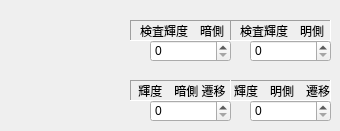
          <widget class="QWidget" name="page_6">
           <widget class="QLabel" name="label_88">
            <property name="geometry">
             <rect>
              <x>230</x>
              <y>80</y>
              <width>101</width>
              <height>21</height>
             </rect>
            </property>
            <property name="frameShape">
             <enum>QFrame::Panel</enum>
            </property>
            <property name="frameShadow">
             <enum>QFrame::Sunken</enum>
            </property>
            <property name="text">
             <string>輝度　明側　遷移</string>
            </property>
            <property name="alignment">
             <set>Qt::AlignCenter|Qt::AlignHCenter|Qt::AlignLeading|Qt::AlignLeft|Qt::AlignVCenter</set>
            </property>
           </widget>
           <widget class="QSpinBox" name="EditInsideBColorH">
            <property name="geometry">
             <rect>
              <x>250</x>
              <y>40</y>
              <width>81</width>
              <height>22</height>
             </rect>
            </property>
            <property name="maximum">
             <number>1000000</number>
            </property>
           </widget>
           <widget class="QLabel" name="label_89">
            <property name="geometry">
             <rect>
              <x>130</x>
              <y>80</y>
              <width>101</width>
              <height>21</height>
             </rect>
            </property>
            <property name="frameShape">
             <enum>QFrame::Panel</enum>
            </property>
            <property name="frameShadow">
             <enum>QFrame::Sunken</enum>
            </property>
            <property name="text">
             <string>輝度　暗側 遷移</string>
            </property>
            <property name="alignment">
             <set>Qt::AlignCenter|Qt::AlignHCenter|Qt::AlignLeading|Qt::AlignLeft|Qt::AlignVCenter</set>
            </property>
           </widget>
           <widget class="QSpinBox" name="EditInsideTrBColorL">
            <property name="geometry">
             <rect>
              <x>150</x>
              <y>100</y>
              <width>81</width>
              <height>22</height>
             </rect>
            </property>
            <property name="maximum">
             <number>1000000</number>
            </property>
           </widget>
           <widget class="QLabel" name="label_97">
            <property name="geometry">
             <rect>
              <x>130</x>
              <y>20</y>
              <width>101</width>
              <height>21</height>
             </rect>
            </property>
            <property name="frameShape">
             <enum>QFrame::Panel</enum>
            </property>
            <property name="frameShadow">
             <enum>QFrame::Sunken</enum>
            </property>
            <property name="text">
             <string>検査輝度　暗側</string>
            </property>
            <property name="alignment">
             <set>Qt::AlignCenter|Qt::AlignHCenter|Qt::AlignLeading|Qt::AlignLeft|Qt::AlignVCenter</set>
            </property>
           </widget>
           <widget class="QSpinBox" name="EditInsideTrBColorH">
            <property name="geometry">
             <rect>
              <x>250</x>
              <y>100</y>
              <width>81</width>
              <height>22</height>
             </rect>
            </property>
            <property name="maximum">
             <number>1000000</number>
            </property>
           </widget>
           <widget class="QSpinBox" name="EditInsideBColorL">
            <property name="geometry">
             <rect>
              <x>150</x>
              <y>40</y>
              <width>81</width>
              <height>22</height>
             </rect>
            </property>
            <property name="maximum">
             <number>1000000</number>
            </property>
           </widget>
           <widget class="QLabel" name="label_98">
            <property name="geometry">
             <rect>
              <x>230</x>
              <y>20</y>
              <width>101</width>
              <height>21</height>
             </rect>
            </property>
            <property name="frameShape">
             <enum>QFrame::Panel</enum>
            </property>
            <property name="frameShadow">
             <enum>QFrame::Sunken</enum>
            </property>
            <property name="text">
             <string>検査輝度　明側</string>
            </property>
            <property name="alignment">
             <set>Qt::AlignCenter|Qt::AlignHCenter|Qt::AlignLeading|Qt::AlignLeft|Qt::AlignVCenter</set>
            </property>
           </widget>
          </widget>
